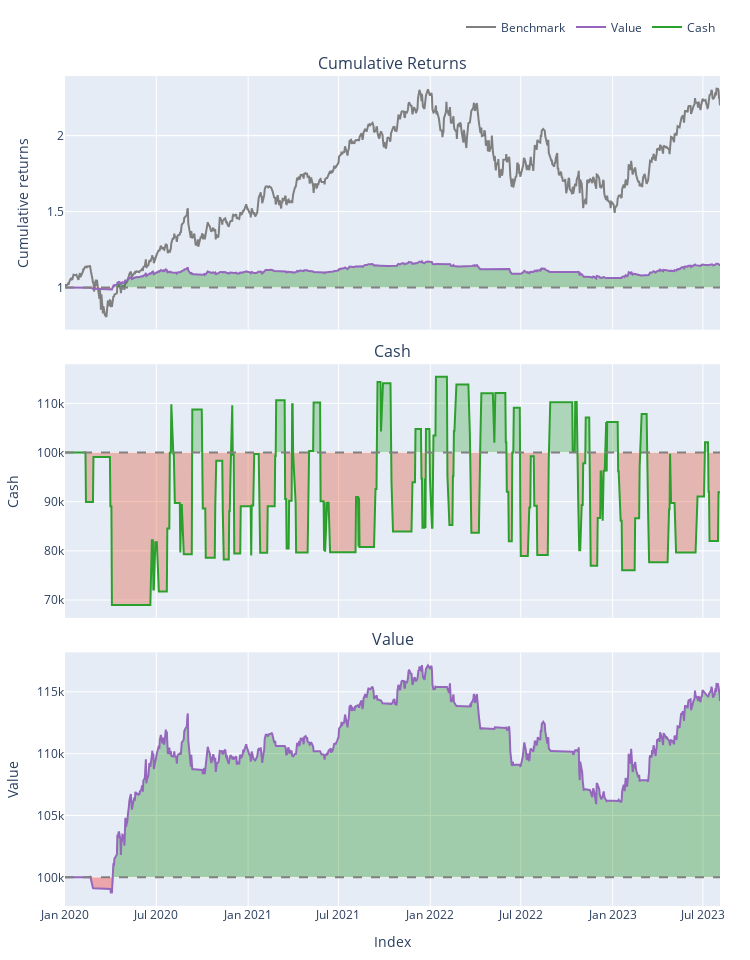

The notebook cell this image was saved under:
### Code cell
unified_portfolio.plot(group_by=True, subplots=["cum_returns","cash","value"]).show()

### Figure 1 — Plotly figure (JSON) as saved in the notebook; plotly's stock layout.template omitted (floating-point values rounded to 4 significant figures; data arrays with more than 128 entries replaced by an {"elided": "..."} marker saying what was removed)
{"data": [{"legendgroup": "0", "line": {"color": "#7f7f7f"}, "name": "Benchmark", "showlegend": true, "type": "scatter", "uid": "b71af7ee-1741-4449-bdac-3b0ba00a9142", "x": {"elided": "905 str values"}, "xaxis": "x", "y": {"elided": "905 float values"}, "yaxis": "y"}, {"hoverinfo": "skip", "legendgroup": "1", "line": {"color": "rgba(0, 0, 0, 0)", "width": 0}, "opacity": 0, "showlegend": false, "type": "scatter", "uid": "e372fdb2-2141-4357-a71d-0196067b1030", "x": {"elided": "905 str values"}, "xaxis": "x", "y": {"elided": "905 int values"}, "yaxis": "y"}, {"connectgaps": false, "fill": "tonexty", "fillcolor": "rgba(0, 128, 0, 0.3)", "hoverinfo": "skip", "legendgroup": "1", "line": {"color": "rgba(0, 0, 0, 0)", "width": 0}, "opacity": 0, "showlegend": false, "type": "scatter", "uid": "5c32bc31-16fd-4b2a-94bc-af92acaf58d5", "x": {"elided": "905 str values"}, "xaxis": "x", "y": {"elided": "905 float values"}, "yaxis": "y"}, {"hoverinfo": "skip", "legendgroup": "1", "line": {"color": "rgba(0, 0, 0, 0)", "width": 0}, "opacity": 0, "showlegend": false, "type": "scatter", "uid": "cb773b95-7e46-4aae-afcc-2e85aa042c3c", "x": {"elided": "905 str values"}, "xaxis": "x", "y": {"elided": "905 int values"}, "yaxis": "y"}, {"connectgaps": false, "fill": "tonexty", "fillcolor": "rgba(255, 0, 0, 0.3)", "hoverinfo": "skip", "legendgroup": "1", "line": {"color": "rgba(0, 0, 0, 0)", "width": 0}, "opacity": 0, "showlegend": false, "type": "scatter", "uid": "5cea4afe-af54-404c-918f-9ee02440b3b2", "x": {"elided": "905 str values"}, "xaxis": "x", "y": {"elided": "905 float values"}, "yaxis": "y"}, {"legendgroup": "2", "line": {"color": "#9467bd"}, "name": "Value", "showlegend": true, "type": "scatter", "uid": "52c9fd4b-7b8c-43b4-adc7-0e121a8bbb20", "x": {"elided": "905 str values"}, "xaxis": "x", "y": {"elided": "905 float values"}, "yaxis": "y"}, {"hoverinfo": "skip", "legendgroup": "1", "line": {"color": "rgba(0, 0, 0, 0)", "width": 0}, "opacity": 0, "showlegend": false, "type": "scatter", "uid": "0ab6f657-7231-42ad-a34d-69bb03eaed74", "x": {"elided": "905 str values"}, "xaxis": "x", "y": {"elided": "905 int values"}, "yaxis": "y"}, {"hoverinfo": "skip", "legendgroup": "1", "line": {"color": "rgba(0, 0, 0, 0)", "width": 0}, "opacity": 0, "showlegend": false, "type": "scatter", "uid": "7a333d0c-dbfc-485b-a1d2-f8f0d2a01e58", "x": {"elided": "905 str values"}, "xaxis": "x2", "y": {"elided": "905 int values"}, "yaxis": "y2"}, {"connectgaps": false, "fill": "tonexty", "fillcolor": "rgba(44,160,44,0.3000)", "hoverinfo": "skip", "legendgroup": "1", "line": {"color": "rgba(0, 0, 0, 0)", "width": 0}, "opacity": 0, "showlegend": false, "type": "scatter", "uid": "b1a3bc52-31ea-41f7-adb5-ac66cdae094c", "x": {"elided": "905 str values"}, "xaxis": "x2", "y": {"elided": "905 float values"}, "yaxis": "y2"}, {"hoverinfo": "skip", "legendgroup": "1", "line": {"color": "rgba(0, 0, 0, 0)", "width": 0}, "opacity": 0, "showlegend": false, "type": "scatter", "uid": "79208cbf-9d07-489e-a6fc-89ce59568161", "x": {"elided": "905 str values"}, "xaxis": "x2", "y": {"elided": "905 int values"}, "yaxis": "y2"}, {"connectgaps": false, "fill": "tonexty", "fillcolor": "rgba(220,57,18,0.3000)", "hoverinfo": "skip", "legendgroup": "1", "line": {"color": "rgba(0, 0, 0, 0)", "width": 0}, "opacity": 0, "showlegend": false, "type": "scatter", "uid": "c3f2c53d-0812-4b9f-8d99-2f902953906d", "x": {"elided": "905 str values"}, "xaxis": "x2", "y": {"elided": "905 float values"}, "yaxis": "y2"}, {"legendgroup": "3", "line": {"color": "#2ca02c"}, "name": "Cash", "showlegend": true, "type": "scatter", "uid": "9f55be1b-0501-4741-99c7-74e957d1af90", "x": {"elided": "905 str values"}, "xaxis": "x2", "y": {"elided": "905 float values"}, "yaxis": "y2"}, {"hoverinfo": "skip", "legendgroup": "1", "line": {"color": "rgba(0, 0, 0, 0)", "width": 0}, "opacity": 0, "showlegend": false, "type": "scatter", "uid": "2dfae1d6-c009-458b-8f30-315af948c826", "x": {"elided": "905 str values"}, "xaxis": "x2", "y": {"elided": "905 int values"}, "yaxis": "y2"}, {"hoverinfo": "skip", "legendgroup": "1", "line": {"color": "rgba(0, 0, 0, 0)", "width": 0}, "opacity": 0, "showlegend": false, "type": "scatter", "uid": "55319ee1-2657-4b71-ad2b-3467f3cc2b44", "x": {"elided": "905 str values"}, "xaxis": "x3", "y": {"elided": "905 int values"}, "yaxis": "y3"}, {"connectgaps": false, "fill": "tonexty", "fillcolor": "rgba(0, 128, 0, 0.3)", "hoverinfo": "skip", "legendgroup": "1", "line": {"color": "rgba(0, 0, 0, 0)", "width": 0}, "opacity": 0, "showlegend": false, "type": "scatter", "uid": "06822a30-8904-42ed-b2b4-875c5b22fd5f", "x": {"elided": "905 str values"}, "xaxis": "x3", "y": {"elided": "905 float values"}, "yaxis": "y3"}, {"hoverinfo": "skip", "legendgroup": "1", "line": {"color": "rgba(0, 0, 0, 0)", "width": 0}, "opacity": 0, "showlegend": false, "type": "scatter", "uid": "1ef4e145-8cc7-429e-884b-a47b2e491fba", "x": {"elided": "905 str values"}, "xaxis": "x3", "y": {"elided": "905 int values"}, "yaxis": "y3"}, {"connectgaps": false, "fill": "tonexty", "fillcolor": "rgba(255, 0, 0, 0.3)", "hoverinfo": "skip", "legendgroup": "1", "line": {"color": "rgba(0, 0, 0, 0)", "width": 0}, "opacity": 0, "showlegend": false, "type": "scatter", "uid": "f50de475-bcb7-4794-89e8-98b80a5f4bf6", "x": {"elided": "905 str values"}, "xaxis": "x3", "y": {"elided": "905 float values"}, "yaxis": "y3"}, {"legendgroup": "2", "line": {"color": "#9467bd"}, "name": "Value", "showlegend": false, "type": "scatter", "uid": "09173a73-7eeb-4b12-84ec-cf68882f5b2f", "x": {"elided": "905 str values"}, "xaxis": "x3", "y": {"elided": "905 float values"}, "yaxis": "y3"}, {"hoverinfo": "skip", "legendgroup": "1", "line": {"color": "rgba(0, 0, 0, 0)", "width": 0}, "opacity": 0, "showlegend": false, "type": "scatter", "uid": "91cb4e5a-8b26-4327-aabc-1e9210de014f", "x": {"elided": "905 str values"}, "xaxis": "x3", "y": {"elided": "905 int values"}, "yaxis": "y3"}], "layout": {"annotations": [{"font": {"size": 16}, "showarrow": false, "text": "Cumulative Returns", "x": 0.5, "xanchor": "center", "xref": "paper", "y": 1, "yanchor": "bottom", "yref": "paper"}, {"font": {"size": 16}, "showarrow": false, "text": "Cash", "x": 0.5, "xanchor": "center", "xref": "paper", "y": 0.6528, "yanchor": "bottom", "yref": "paper"}, {"font": {"size": 16}, "showarrow": false, "text": "Value", "x": 0.5, "xanchor": "center", "xref": "paper", "y": 0.3056, "yanchor": "bottom", "yref": "paper"}], "height": 960, "legend": {"orientation": "h", "traceorder": "normal", "x": 1, "xanchor": "right", "y": 1.042, "yanchor": "bottom"}, "margin": {"b": 30, "l": 30, "r": 30, "t": 30}, "shapes": [{"line": {"color": "gray", "dash": "dash"}, "type": "line", "x0": 0, "x1": 1, "xref": "paper", "y0": 1, "y1": 1, "yref": "y"}, {"line": {"color": "gray", "dash": "dash"}, "type": "line", "x0": 0, "x1": 1, "xref": "paper", "y0": 100000, "y1": 100000, "yref": "y2"}, {"line": {"color": "gray", "dash": "dash"}, "type": "line", "x0": 0, "x1": 1, "xref": "paper", "y0": 100000, "y1": 100000, "yref": "y3"}], "showlegend": true, "width": 750, "xaxis": {"anchor": "y", "domain": [0, 1], "matches": "x3", "showticklabels": false}, "xaxis2": {"anchor": "y2", "domain": [0, 1], "matches": "x3", "showticklabels": false}, "xaxis3": {"anchor": "y3", "domain": [0, 1], "title": {"text": "Index"}}, "yaxis": {"anchor": "x", "domain": [0.6944, 1], "title": {"text": "Cumulative returns"}}, "yaxis2": {"anchor": "x2", "domain": [0.3472, 0.6528], "title": {"text": "Cash"}}, "yaxis3": {"anchor": "x3", "domain": [0, 0.3056], "title": {"text": "Value"}}}}
